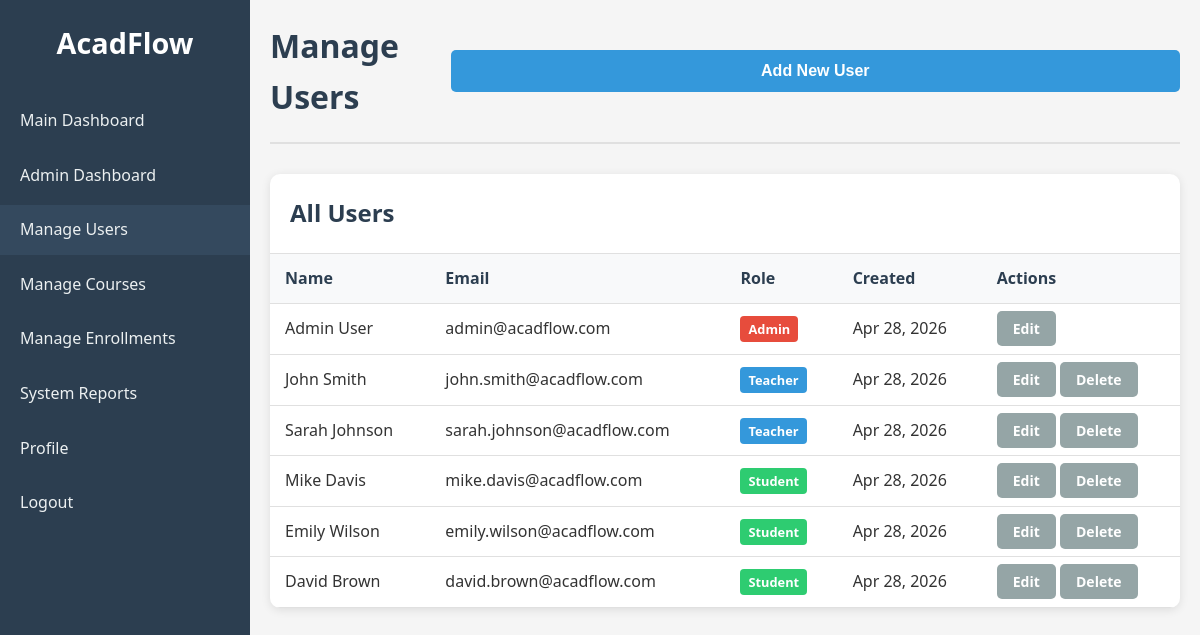
Before: /admin/users.php (signed in) with the older database file.
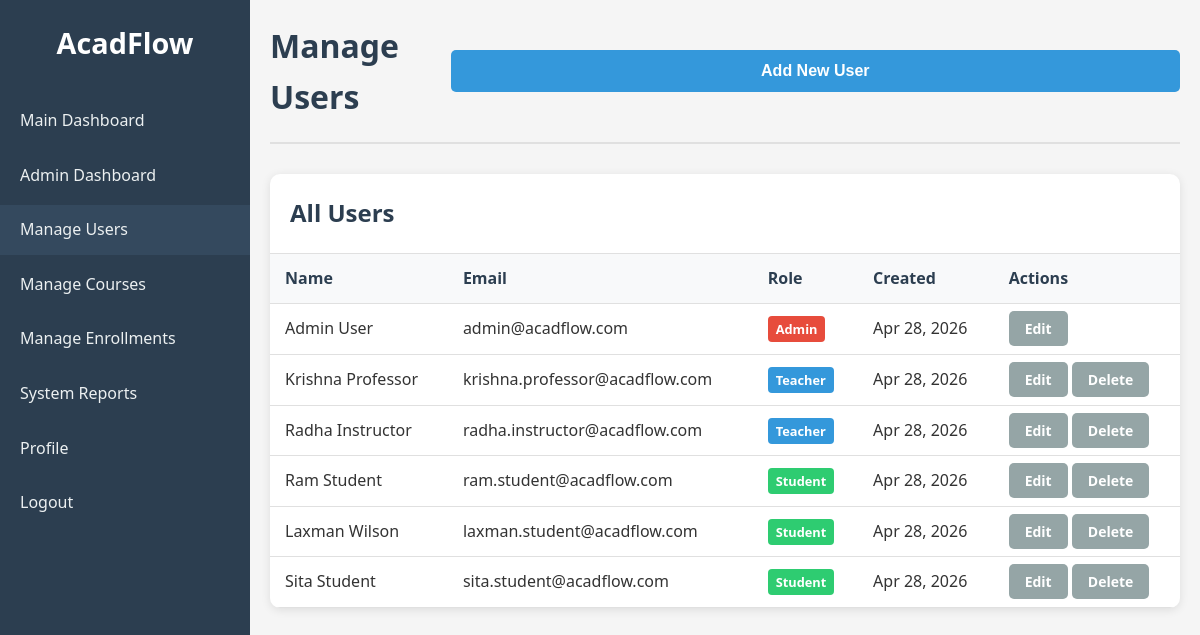
After: the same page with the newer database file.
### tables this page shows
CREATE TABLE users (
    id INT AUTO_INCREMENT PRIMARY KEY,
    first_name VARCHAR(50) NOT NULL,
    last_name VARCHAR(50) NOT NULL,
    email VARCHAR(100) UNIQUE NOT NULL,
    password VARCHAR(255) NOT NULL,
    role ENUM('admin', 'teacher', 'student') NOT NULL,
    profile_photo VARCHAR(255) DEFAULT NULL,
    created_at TIMESTAMP DEFAULT CURRENT_TIMESTAMP,
    updated_at TIMESTAMP DEFAULT CURRENT_TIMESTAMP ON UPDATE CURRENT_TIMESTAMP
);

### admin/users.php (the view, shortened to what this page needs)
<?php
require_once '../config/database.php';
$sql = "SELECT id, first_name, last_name, email, role, created_at FROM users ORDER BY created_at DESC";
$result = $conn->query($sql);
$users = $result->fetch_all(MYSQLI_ASSOC);
?>
<!DOCTYPE html>
<html lang="en">
<head>
    <link rel="stylesheet" href="../assets/css/style.css">
</head>
<body>
    <div class="dashboard-container">
        <aside class="sidebar">
            <div class="sidebar-header">
                <h2>AcadFlow</h2>
            </div>
            <nav class="sidebar-nav">
                <ul>
                    <li><a href="../dashboard.php">Main Dashboard</a></li>
                    <li><a href="index.php">Admin Dashboard</a></li>
                    <li><a href="users.php" class="active">Manage Users</a></li>
                    <li><a href="courses.php">Manage Courses</a></li>
                    <li><a href="enrollments.php">Manage Enrollments</a></li>
                    <li><a href="reports.php">System Reports</a></li>
                    <li><a href="../profile.php">Profile</a></li>
                    <li><a href="../logout.php">Logout</a></li>
                </ul>
            </nav>
        </aside>
        <main class="main-content">
            <header class="main-header">
                <h1>Manage Users</h1>
                <button class="btn btn-primary" onclick="showAddForm()">Add New User</button>
            </header>
            <div class="table-container">
                <div class="table-header">
                    <h2>All Users</h2>
                </div>
                <table>
                    <thead>
                        <tr>
                            <th>Name</th>
                            <th>Email</th>
                            <th>Role</th>
                            <th>Created</th>
                            <th>Actions</th>
                        </tr>
                    </thead>
                    <tbody>
                        <?php foreach ($users as $user): ?>
                            <tr>
                                <td><?php echo htmlspecialchars($user['first_name'] . ' ' . $user['last_name']); ?></td>
                                <td><?php echo htmlspecialchars($user['email']); ?></td>
                                <td><span class="role-badge role-<?php echo $user['role']; ?>"><?php echo ucfirst($user['role']); ?></span></td>
                                <td><?php echo date('M j, Y', strtotime($user['created_at'])); ?></td>
                                <td>
                                    <a href="?edit=<?php echo $user['id']; ?>" class="btn btn-secondary">Edit</a>
                                    <?php if ($user['id'] != $_SESSION['user_id']): ?>
                                        <a href="?delete=<?php echo $user['id']; ?>" class="btn btn-secondary" onclick="return confirm('Are you sure you want to delete this user?')">Delete</a>
                                    <?php endif; ?>
                                </td>
                            </tr>
                        <?php endforeach; ?>
                    </tbody>
                </table>
            </div>
        </main>
    </div>
</body>
</html>

Changed rows visible on the page:
changed users: first_name+last_name "John Smith" → "Krishna Professor"; email "john.smith@acadflow.com" → "krishna.professor@acadflow.com"
changed users: first_name+last_name "Sarah Johnson" → "Radha Instructor"; email "sarah.johnson@acadflow.com" → "radha.instructor@acadflow.com"
changed users: first_name+last_name "Mike Davis" → "Ram Student"; email "mike.davis@acadflow.com" → "ram.student@acadflow.com"
changed users: first_name+last_name "Emily Wilson" → "Laxman Wilson"; email "emily.wilson@acadflow.com" → "laxman.student@acadflow.com"
changed users: first_name+last_name "David Brown" → "Sita Student"; email "david.brown@acadflow.com" → "sita.student@acadflow.com"
